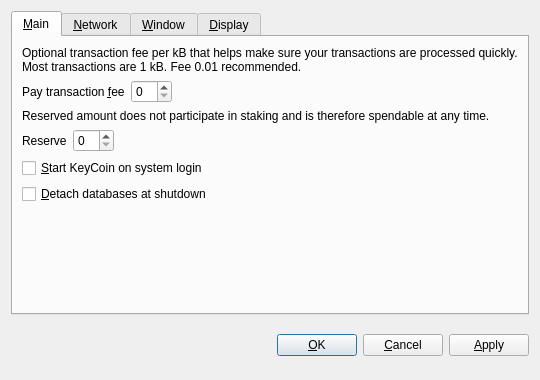
<?xml version="1.0" encoding="UTF-8"?>
<ui version="4.0">
 <class>OptionsDialog</class>
 <widget class="QDialog" name="OptionsDialog">
  <property name="geometry">
   <rect>
    <x>0</x>
    <y>0</y>
    <width>540</width>
    <height>380</height>
   </rect>
  </property>
  <property name="windowTitle">
   <string>Options</string>
  </property>
  <property name="modal">
   <bool>true</bool>
  </property>
  <layout class="QVBoxLayout" name="verticalLayout">
   <item>
    <widget class="QTabWidget" name="tabWidget">
     <property name="tabPosition">
      <enum>QTabWidget::North</enum>
     </property>
     <property name="currentIndex">
      <number>0</number>
     </property>
     <widget class="QWidget" name="tabMain">
      <attribute name="title">
       <string>&amp;Main</string>
      </attribute>
      <layout class="QVBoxLayout" name="verticalLayout_Main">
       <item>
        <widget class="QLabel" name="transactionFeeInfoLabel">
         <property name="text">
          <string>Optional transaction fee per kB that helps make sure your transactions are processed quickly. Most transactions are 1 kB. Fee 0.01 recommended.</string>
         </property>
         <property name="textFormat">
          <enum>Qt::PlainText</enum>
         </property>
         <property name="wordWrap">
          <bool>true</bool>
         </property>
        </widget>
       </item>
       <item>
        <layout class="QHBoxLayout" name="horizontalLayoutFee">
         <item>
          <widget class="QLabel" name="transactionFeeLabel">
           <property name="text">
            <string>Pay transaction &amp;fee</string>
           </property>
           <property name="textFormat">
            <enum>Qt::PlainText</enum>
           </property>
           <property name="buddy">
            <cstring>transactionFee</cstring>
           </property>
          </widget>
         </item>
         <item>
          <widget class="BitcoinAmountField" name="transactionFee"/>
         </item>
         <item>
          <spacer name="horizontalSpacerFee">
           <property name="orientation">
            <enum>Qt::Horizontal</enum>
           </property>
           <property name="sizeHint" stdset="0">
            <size>
             <width>40</width>
             <height>20</height>
            </size>
           </property>
          </spacer>
         </item>
        </layout>
       </item>
       <item>
        <widget class="QLabel" name="reserveBalanceInfoLabel">
         <property name="text">
          <string>Reserved amount does not participate in staking and is therefore spendable at any time.</string>
         </property>
         <property name="textFormat">
          <enum>Qt::PlainText</enum>
         </property>
         <property name="wordWrap">
          <bool>true</bool>
         </property>
        </widget>
       </item>
       <item>
        <layout class="QHBoxLayout" name="horizontalLayoutReserveBalance">
         <item>
          <widget class="QLabel" name="reserveBalanceLabel">
           <property name="text">
            <string>Reserve</string>
           </property>
           <property name="textFormat">
            <enum>Qt::PlainText</enum>
           </property>
           <property name="buddy">
            <cstring>reserveBalance</cstring>
           </property>
          </widget>
         </item>
         <item>
          <widget class="BitcoinAmountField" name="reserveBalance"/>
         </item>
         <item>
          <spacer name="horizontalSpacerReserveBalance">
           <property name="orientation">
            <enum>Qt::Horizontal</enum>
           </property>
           <property name="sizeHint" stdset="0">
            <size>
             <width>40</width>
             <height>20</height>
            </size>
           </property>
          </spacer>
         </item>
        </layout>
       </item>
       <item>
        <widget class="QCheckBox" name="bitcoinAtStartup">
         <property name="toolTip">
          <string>Automatically start KeyCoin after logging in to the system.</string>
         </property>
         <property name="text">
          <string>&amp;Start KeyCoin on system login</string>
         </property>
        </widget>
       </item>
       <item>
        <widget class="QCheckBox" name="detachDatabases">
         <property name="toolTip">
          <string>Detach block and address databases at shutdown. This means they can be moved to another data directory, but it slows down shutdown. The wallet is always detached.</string>
         </property>
         <property name="text">
          <string>&amp;Detach databases at shutdown</string>
         </property>
        </widget>
       </item>
       <item>
        <spacer name="verticalSpacer_Main">
         <property name="orientation">
          <enum>Qt::Vertical</enum>
         </property>
         <property name="sizeHint" stdset="0">
          <size>
           <width>20</width>
           <height>40</height>
          </size>
         </property>
        </spacer>
       </item>
      </layout>
     </widget>
     <widget class="QWidget" name="tabNetwork">
      <attribute name="title">
       <string>&amp;Network</string>
      </attribute>
      <layout class="QVBoxLayout" name="verticalLayout_Network">
       <item>
        <widget class="QCheckBox" name="mapPortUpnp">
         <property name="toolTip">
          <string>Automatically open the KeyCoin client port on the router. This only works when your router supports UPnP and it is enabled.</string>
         </property>
         <property name="text">
          <string>Map port using &amp;UPnP</string>
         </property>
        </widget>
       </item>
       <item>
        <widget class="QCheckBox" name="connectSocks">
         <property name="toolTip">
          <string>Connect to the KeyCoin network through a SOCKS proxy (e.g. when connecting through Tor).</string>
         </property>
         <property name="text">
          <string>&amp;Connect through SOCKS proxy:</string>
         </property>
        </widget>
       </item>
       <item>
        <layout class="QHBoxLayout" name="horizontalLayout_Network">
         <item>
          <widget class="QLabel" name="proxyIpLabel">
           <property name="text">
            <string>Proxy &amp;IP:</string>
           </property>
           <property name="textFormat">
            <enum>Qt::PlainText</enum>
           </property>
           <property name="buddy">
            <cstring>proxyIp</cstring>
           </property>
          </widget>
         </item>
         <item>
          <widget class="QValidatedLineEdit" name="proxyIp">
           <property name="maximumSize">
            <size>
             <width>140</width>
             <height>16777215</height>
            </size>
           </property>
           <property name="toolTip">
            <string>IP address of the proxy (e.g. 127.0.0.1)</string>
           </property>
          </widget>
         </item>
         <item>
          <widget class="QLabel" name="proxyPortLabel">
           <property name="text">
            <string>&amp;Port:</string>
           </property>
           <property name="textFormat">
            <enum>Qt::PlainText</enum>
           </property>
           <property name="buddy">
            <cstring>proxyPort</cstring>
           </property>
          </widget>
         </item>
         <item>
          <widget class="QLineEdit" name="proxyPort">
           <property name="maximumSize">
            <size>
             <width>55</width>
             <height>16777215</height>
            </size>
           </property>
           <property name="toolTip">
            <string>Port of the proxy (e.g. 9050)</string>
           </property>
          </widget>
         </item>
         <item>
          <widget class="QLabel" name="socksVersionLabel">
           <property name="text">
            <string>SOCKS &amp;Version:</string>
           </property>
           <property name="textFormat">
            <enum>Qt::PlainText</enum>
           </property>
           <property name="buddy">
            <cstring>socksVersion</cstring>
           </property>
          </widget>
         </item>
         <item>
          <widget class="QValueComboBox" name="socksVersion">
           <property name="toolTip">
            <string>SOCKS version of the proxy (e.g. 5)</string>
           </property>
          </widget>
         </item>
         <item>
          <spacer name="horizontalSpacer_Network">
           <property name="orientation">
            <enum>Qt::Horizontal</enum>
           </property>
           <property name="sizeHint" stdset="0">
            <size>
             <width>40</width>
             <height>20</height>
            </size>
           </property>
          </spacer>
         </item>
        </layout>
       </item>
       <item>
        <spacer name="verticalSpacer_Network">
         <property name="orientation">
          <enum>Qt::Vertical</enum>
         </property>
         <property name="sizeHint" stdset="0">
          <size>
           <width>20</width>
           <height>40</height>
          </size>
         </property>
        </spacer>
       </item>
      </layout>
     </widget>
     <widget class="QWidget" name="tabWindow">
      <attribute name="title">
       <string>&amp;Window</string>
      </attribute>
      <layout class="QVBoxLayout" name="verticalLayout_Window">
       <item>
        <widget class="QCheckBox" name="minimizeToTray">
         <property name="toolTip">
          <string>Show only a tray icon after minimizing the window.</string>
         </property>
         <property name="text">
          <string>&amp;Minimize to the tray instead of the taskbar</string>
         </property>
        </widget>
       </item>
       <item>
        <widget class="QCheckBox" name="minimizeOnClose">
         <property name="toolTip">
          <string>Minimize instead of exit the application when the window is closed. When this option is enabled, the application will be closed only after selecting Quit in the menu.</string>
         </property>
         <property name="text">
          <string>M&amp;inimize on close</string>
         </property>
        </widget>
       </item>
       <item>
        <spacer name="verticalSpacer_Window">
         <property name="orientation">
          <enum>Qt::Vertical</enum>
         </property>
         <property name="sizeHint" stdset="0">
          <size>
           <width>20</width>
           <height>40</height>
          </size>
         </property>
        </spacer>
       </item>
      </layout>
     </widget>
     <widget class="QWidget" name="tabDisplay">
      <attribute name="title">
       <string>&amp;Display</string>
      </attribute>
      <layout class="QVBoxLayout" name="verticalLayout_Display">
       <item>
        <layout class="QHBoxLayout" name="horizontalLayout_1_Display">
         <item>
          <widget class="QLabel" name="langLabel">
           <property name="text">
            <string>User Interface &amp;language:</string>
           </property>
           <property name="textFormat">
            <enum>Qt::PlainText</enum>
           </property>
           <property name="buddy">
            <cstring>lang</cstring>
           </property>
          </widget>
         </item>
         <item>
          <widget class="QValueComboBox" name="lang">
           <property name="toolTip">
            <string>The user interface language can be set here. This setting will take effect after restarting KeyCoin.</string>
           </property>
          </widget>
         </item>
        </layout>
       </item>
       <item>
        <layout class="QHBoxLayout" name="horizontalLayout_2_Display">
         <item>
          <widget class="QLabel" name="unitLabel">
           <property name="text">
            <string>&amp;Unit to show amounts in:</string>
           </property>
           <property name="textFormat">
            <enum>Qt::PlainText</enum>
           </property>
           <property name="buddy">
            <cstring>unit</cstring>
           </property>
          </widget>
         </item>
         <item>
          <widget class="QValueComboBox" name="unit">
           <property name="toolTip">
            <string>Choose the default subdivision unit to show in the interface and when sending coins.</string>
           </property>
          </widget>
         </item>
        </layout>
       </item>
       <item>
        <widget class="QCheckBox" name="displayAddresses">
         <property name="toolTip">
          <string>Whether to show KeyCoin addresses in the transaction list or not.</string>
         </property>
         <property name="text">
          <string>&amp;Display addresses in transaction list</string>
         </property>
        </widget>
       </item>
       <item>
        <widget class="QCheckBox" name="coinControlFeatures">
         <property name="toolTip">
          <string>Whether to show coin control features or not.</string>
         </property>
         <property name="text">
          <string>Display coin &amp;control features (experts only!)</string>
         </property>
        </widget>
       </item>
       <item>
        <spacer name="verticalSpacer_Display">
         <property name="orientation">
          <enum>Qt::Vertical</enum>
         </property>
         <property name="sizeHint" stdset="0">
          <size>
           <width>20</width>
           <height>40</height>
          </size>
         </property>
        </spacer>
       </item>
      </layout>
     </widget>
    </widget>
   </item>
   <item>
    <layout class="QHBoxLayout" name="horizontalLayout_Buttons">
     <item>
      <spacer name="horizontalSpacer_1">
       <property name="orientation">
        <enum>Qt::Horizontal</enum>
       </property>
       <property name="sizeHint" stdset="0">
        <size>
         <width>40</width>
         <height>48</height>
        </size>
       </property>
      </spacer>
     </item>
     <item>
      <widget class="QLabel" name="statusLabel">
       <property name="font">
        <font>
         <weight>75</weight>
         <bold>true</bold>
        </font>
       </property>
       <property name="text">
        <string/>
       </property>
       <property name="textFormat">
        <enum>Qt::PlainText</enum>
       </property>
       <property name="wordWrap">
        <bool>true</bool>
       </property>
      </widget>
     </item>
     <item>
      <spacer name="horizontalSpacer_2">
       <property name="orientation">
        <enum>Qt::Horizontal</enum>
       </property>
       <property name="sizeHint" stdset="0">
        <size>
         <width>40</width>
         <height>48</height>
        </size>
       </property>
      </spacer>
     </item>
     <item>
      <widget class="QPushButton" name="okButton">
       <property name="text">
        <string>&amp;OK</string>
       </property>
      </widget>
     </item>
     <item>
      <widget class="QPushButton" name="cancelButton">
       <property name="text">
        <string>&amp;Cancel</string>
       </property>
       <property name="autoDefault">
        <bool>false</bool>
       </property>
      </widget>
     </item>
     <item>
      <widget class="QPushButton" name="applyButton">
       <property name="text">
        <string>&amp;Apply</string>
       </property>
       <property name="autoDefault">
        <bool>false</bool>
       </property>
      </widget>
     </item>
    </layout>
   </item>
  </layout>
 </widget>
 <customwidgets>
  <customwidget>
   <class>BitcoinAmountField</class>
   <extends>QSpinBox</extends>
   <header>bitcoinamountfield.h</header>
  </customwidget>
  <customwidget>
   <class>QValueComboBox</class>
   <extends>QComboBox</extends>
   <header>qvaluecombobox.h</header>
  </customwidget>
  <customwidget>
   <class>QValidatedLineEdit</class>
   <extends>QLineEdit</extends>
   <header>qvalidatedlineedit.h</header>
  </customwidget>
 </customwidgets>
 <resources/>
 <connections/>
</ui>
